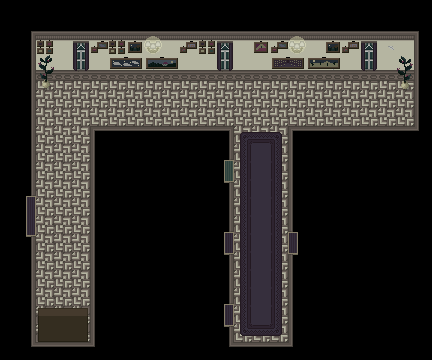

Tiled map render using the project's own tile images. Description and the map definition, with tile-layer contents summarised, below:
An orthogonal 24x20 tile map with 18x18 px tiles, 3 tile layers (Livello tile 1, Furniture, Foreground), 2 tilesets and 10 objects.

<map version="1.10" tiledversion="1.11.0" orientation="orthogonal" renderorder="right-down" width="24" height="20" tilewidth="18" tileheight="18" infinite="0" nextlayerid="5" nextobjectid="14">
 <tileset firstgid="1" source="../../TILEMAPS/Tilemap1/Tilemap1.tsx" />
 <tileset firstgid="154" source="../../TILEMAPS/Furniture/Furniture.tsx" />
 <layer id="1" name="Livello tile 1" width="24" height="20">
  <data>[480 cells, 480 non-empty, 38 distinct tile ids]</data>
 </layer>
 <layer id="2" name="Furniture" width="24" height="20">
  <data>[480 cells, 25 non-empty, 20 distinct tile ids]</data>
 </layer>
 <objectgroup id="4" name="Collisioni">
  <object id="1" x="288" y="126" width="144" height="234" />
  <object id="2" x="0" y="0" width="432" height="72" />
  <object id="3" x="90" y="126" width="144" height="234" />
  <object id="4" x="234" y="342" width="54" height="18" />
  <object id="5" x="36" y="342" width="54" height="18" />
  <object id="6" x="0" y="72" width="36" height="288" />
  <object id="7" x="36" y="324" width="54" height="18" />
  <object id="9" x="414" y="72" width="18" height="54" />
  <object id="11" x="396" y="72" width="18" height="18" />
  <object id="12" x="36" y="72" width="18" height="18" />
 </objectgroup>
 <layer id="3" name="Foreground" width="24" height="20">
  <data>[480 cells, 3 non-empty, 3 distinct tile ids]</data>
 </layer>
</map>
